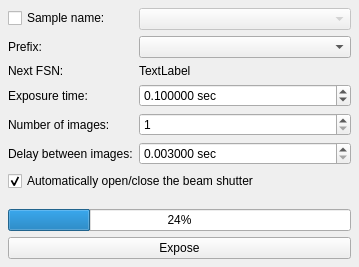
<?xml version="1.0" encoding="UTF-8"?>
<ui version="4.0">
 <class>Form</class>
 <widget class="QWidget" name="Form">
  <property name="geometry">
   <rect>
    <x>0</x>
    <y>0</y>
    <width>359</width>
    <height>267</height>
   </rect>
  </property>
  <property name="sizePolicy">
   <sizepolicy hsizetype="Maximum" vsizetype="Maximum">
    <horstretch>0</horstretch>
    <verstretch>0</verstretch>
   </sizepolicy>
  </property>
  <property name="windowTitle">
   <string>Single exposure</string>
  </property>
  <property name="windowIcon">
   <iconset resource="../../../resource/icons/icons.qrc">
    <normaloff>:/icons/exposure.svg</normaloff>:/icons/exposure.svg</iconset>
  </property>
  <layout class="QVBoxLayout" name="verticalLayout">
   <property name="spacing">
    <number>5</number>
   </property>
   <property name="leftMargin">
    <number>8</number>
   </property>
   <property name="topMargin">
    <number>8</number>
   </property>
   <property name="rightMargin">
    <number>8</number>
   </property>
   <property name="bottomMargin">
    <number>8</number>
   </property>
   <item>
    <widget class="QWidget" name="entryWidget" native="true">
     <layout class="QFormLayout" name="formLayout">
      <property name="leftMargin">
       <number>0</number>
      </property>
      <property name="topMargin">
       <number>0</number>
      </property>
      <property name="rightMargin">
       <number>0</number>
      </property>
      <property name="bottomMargin">
       <number>0</number>
      </property>
      <item row="1" column="0">
       <widget class="QLabel" name="label">
        <property name="text">
         <string>Prefix:</string>
        </property>
       </widget>
      </item>
      <item row="1" column="1">
       <widget class="QComboBox" name="prefixComboBox"/>
      </item>
      <item row="2" column="0">
       <widget class="QLabel" name="label_2">
        <property name="text">
         <string>Next FSN:</string>
        </property>
       </widget>
      </item>
      <item row="2" column="1">
       <widget class="QLabel" name="nextFSNLabel">
        <property name="text">
         <string>TextLabel</string>
        </property>
       </widget>
      </item>
      <item row="3" column="0">
       <widget class="QLabel" name="label_4">
        <property name="text">
         <string>Exposure time:</string>
        </property>
       </widget>
      </item>
      <item row="4" column="0">
       <widget class="QLabel" name="label_5">
        <property name="text">
         <string>Number of images:</string>
        </property>
       </widget>
      </item>
      <item row="5" column="0">
       <widget class="QLabel" name="label_6">
        <property name="text">
         <string>Delay between images:</string>
        </property>
       </widget>
      </item>
      <item row="0" column="0">
       <widget class="QCheckBox" name="sampleNameCheckBox">
        <property name="text">
         <string>Sample name:</string>
        </property>
       </widget>
      </item>
      <item row="0" column="1">
       <widget class="QComboBox" name="sampleNameComboBox">
        <property name="enabled">
         <bool>false</bool>
        </property>
       </widget>
      </item>
      <item row="4" column="1">
       <widget class="QSpinBox" name="nImagesSpinBox">
        <property name="minimum">
         <number>1</number>
        </property>
        <property name="maximum">
         <number>10000</number>
        </property>
       </widget>
      </item>
      <item row="5" column="1">
       <widget class="QDoubleSpinBox" name="delayDoubleSpinBox">
        <property name="suffix">
         <string> sec</string>
        </property>
        <property name="decimals">
         <number>6</number>
        </property>
        <property name="minimum">
         <double>0.003000000000000</double>
        </property>
        <property name="maximum">
         <double>1000000.000000000000000</double>
        </property>
        <property name="value">
         <double>0.003000000000000</double>
        </property>
       </widget>
      </item>
      <item row="3" column="1">
       <widget class="QDoubleSpinBox" name="expTimeDoubleSpinBox">
        <property name="suffix">
         <string> sec</string>
        </property>
        <property name="decimals">
         <number>6</number>
        </property>
        <property name="minimum">
         <double>0.000001000000000</double>
        </property>
        <property name="maximum">
         <double>1000000.000000000000000</double>
        </property>
        <property name="value">
         <double>0.100000000000000</double>
        </property>
       </widget>
      </item>
      <item row="6" column="0" colspan="2">
       <widget class="QCheckBox" name="autoShutterCheckBox">
        <property name="text">
         <string>Automatically open/close the beam shutter</string>
        </property>
        <property name="checked">
         <bool>true</bool>
        </property>
       </widget>
      </item>
     </layout>
    </widget>
   </item>
   <item>
    <widget class="QWidget" name="widget_2" native="true">
     <property name="sizePolicy">
      <sizepolicy hsizetype="Preferred" vsizetype="Maximum">
       <horstretch>0</horstretch>
       <verstretch>0</verstretch>
      </sizepolicy>
     </property>
     <layout class="QVBoxLayout" name="verticalLayout_2">
      <property name="leftMargin">
       <number>0</number>
      </property>
      <property name="topMargin">
       <number>0</number>
      </property>
      <property name="rightMargin">
       <number>0</number>
      </property>
      <property name="bottomMargin">
       <number>0</number>
      </property>
      <item>
       <widget class="QProgressBar" name="progressBar">
        <property name="value">
         <number>24</number>
        </property>
       </widget>
      </item>
      <item>
       <widget class="QPushButton" name="exposePushButton">
        <property name="text">
         <string>Expose</string>
        </property>
        <property name="icon">
         <iconset resource="../../../resource/icons/icons.qrc">
          <normaloff>:/icons/exposure.svg</normaloff>:/icons/exposure.svg</iconset>
        </property>
       </widget>
      </item>
     </layout>
    </widget>
   </item>
  </layout>
 </widget>
 <resources>
  <include location="../../../resource/icons/icons.qrc"/>
 </resources>
 <connections>
  <connection>
   <sender>sampleNameCheckBox</sender>
   <signal>toggled(bool)</signal>
   <receiver>sampleNameComboBox</receiver>
   <slot>setEnabled(bool)</slot>
   <hints>
    <hint type="sourcelabel">
     <x>70</x>
     <y>29</y>
    </hint>
    <hint type="destinationlabel">
     <x>290</x>
     <y>30</y>
    </hint>
   </hints>
  </connection>
 </connections>
</ui>
